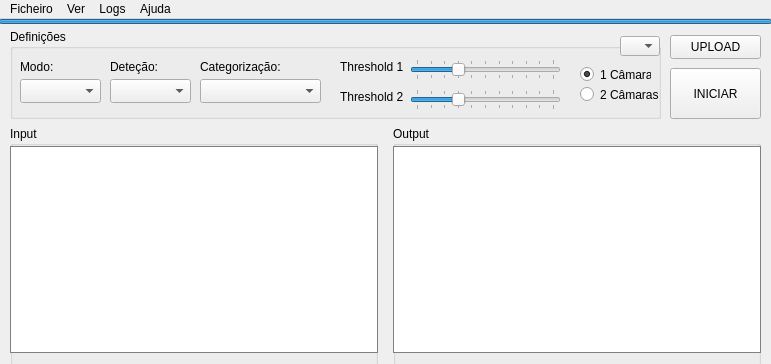
<?xml version="1.0" encoding="UTF-8"?>
<ui version="4.0">
 <class>MainWindow</class>
 <widget class="QMainWindow" name="MainWindow">
  <property name="geometry">
   <rect>
    <x>0</x>
    <y>0</y>
    <width>771</width>
    <height>364</height>
   </rect>
  </property>
  <property name="sizePolicy">
   <sizepolicy hsizetype="Fixed" vsizetype="Fixed">
    <horstretch>0</horstretch>
    <verstretch>0</verstretch>
   </sizepolicy>
  </property>
  <property name="minimumSize">
   <size>
    <width>771</width>
    <height>364</height>
   </size>
  </property>
  <property name="maximumSize">
   <size>
    <width>771</width>
    <height>584</height>
   </size>
  </property>
  <property name="font">
   <font>
    <stylestrategy>PreferDefault</stylestrategy>
   </font>
  </property>
  <property name="windowTitle">
   <string>Categorização de Maçãs</string>
  </property>
  <property name="windowIcon">
   <iconset>
    <normaloff>apple.ico</normaloff>apple.ico</iconset>
  </property>
  <widget class="QWidget" name="centralwidget">
   <property name="sizePolicy">
    <sizepolicy hsizetype="Fixed" vsizetype="Fixed">
     <horstretch>0</horstretch>
     <verstretch>0</verstretch>
    </sizepolicy>
   </property>
   <widget class="QGroupBox" name="settingsgroup">
    <property name="geometry">
     <rect>
      <x>10</x>
      <y>10</y>
      <width>651</width>
      <height>90</height>
     </rect>
    </property>
    <property name="locale">
     <locale language="Portuguese" country="Portugal"/>
    </property>
    <property name="title">
     <string>Definições</string>
    </property>
    <widget class="QRadioButton" name="cam1_RADIOBT">
     <property name="geometry">
      <rect>
       <x>570</x>
       <y>35</y>
       <width>71</width>
       <height>21</height>
      </rect>
     </property>
     <property name="text">
      <string>1 Câmara</string>
     </property>
     <property name="checked">
      <bool>true</bool>
     </property>
    </widget>
    <widget class="QRadioButton" name="cam2_RADIOBT">
     <property name="geometry">
      <rect>
       <x>570</x>
       <y>55</y>
       <width>81</width>
       <height>21</height>
      </rect>
     </property>
     <property name="text">
      <string>2 Câmaras</string>
     </property>
    </widget>
    <widget class="QComboBox" name="mode_COMBOBOX">
     <property name="geometry">
      <rect>
       <x>10</x>
       <y>50</y>
       <width>81</width>
       <height>24</height>
      </rect>
     </property>
     <property name="currentText">
      <string>OpenCV</string>
     </property>
     <property name="placeholderText" stdset="0">
      <string>OpenCV</string>
     </property>
     <item>
      <property name="text">
       <string>OpenCV</string>
      </property>
     </item>
    </widget>
    <widget class="QSlider" name="threashold1_SLIDER">
     <property name="geometry">
      <rect>
       <x>400</x>
       <y>30</y>
       <width>151</width>
       <height>21</height>
      </rect>
     </property>
     <property name="maximum">
      <number>100</number>
     </property>
     <property name="value">
      <number>30</number>
     </property>
     <property name="orientation">
      <enum>Qt::Horizontal</enum>
     </property>
     <property name="invertedAppearance">
      <bool>false</bool>
     </property>
     <property name="invertedControls">
      <bool>false</bool>
     </property>
     <property name="tickPosition">
      <enum>QSlider::TicksBothSides</enum>
     </property>
     <property name="tickInterval">
      <number>10</number>
     </property>
    </widget>
    <widget class="QSlider" name="threashold2_SLIDER">
     <property name="geometry">
      <rect>
       <x>400</x>
       <y>60</y>
       <width>151</width>
       <height>21</height>
      </rect>
     </property>
     <property name="mouseTracking">
      <bool>false</bool>
     </property>
     <property name="focusPolicy">
      <enum>Qt::StrongFocus</enum>
     </property>
     <property name="acceptDrops">
      <bool>false</bool>
     </property>
     <property name="autoFillBackground">
      <bool>false</bool>
     </property>
     <property name="maximum">
      <number>100</number>
     </property>
     <property name="value">
      <number>30</number>
     </property>
     <property name="sliderPosition">
      <number>30</number>
     </property>
     <property name="tracking">
      <bool>true</bool>
     </property>
     <property name="orientation">
      <enum>Qt::Horizontal</enum>
     </property>
     <property name="tickPosition">
      <enum>QSlider::TicksBothSides</enum>
     </property>
     <property name="tickInterval">
      <number>10</number>
     </property>
    </widget>
    <widget class="QLabel" name="thlb1">
     <property name="geometry">
      <rect>
       <x>330</x>
       <y>30</y>
       <width>71</width>
       <height>16</height>
      </rect>
     </property>
     <property name="layoutDirection">
      <enum>Qt::LeftToRight</enum>
     </property>
     <property name="text">
      <string>Threshold 1</string>
     </property>
    </widget>
    <widget class="QLabel" name="thlb2">
     <property name="geometry">
      <rect>
       <x>330</x>
       <y>60</y>
       <width>71</width>
       <height>16</height>
      </rect>
     </property>
     <property name="text">
      <string>Threshold 2</string>
     </property>
    </widget>
    <widget class="QComboBox" name="detectionmode_COMBOBOX">
     <property name="geometry">
      <rect>
       <x>100</x>
       <y>50</y>
       <width>81</width>
       <height>24</height>
      </rect>
     </property>
     <property name="currentText">
      <string>YOLO_V4</string>
     </property>
     <property name="placeholderText" stdset="0">
      <string>YOLO_V4</string>
     </property>
     <item>
      <property name="text">
       <string>YOLO_V4</string>
      </property>
     </item>
     <item>
      <property name="text">
       <string>YOLO_V4 TINY</string>
      </property>
     </item>
     <item>
      <property name="text">
       <string>CIRCLES</string>
      </property>
     </item>
    </widget>
    <widget class="QLabel" name="modoslb">
     <property name="geometry">
      <rect>
       <x>10</x>
       <y>30</y>
       <width>49</width>
       <height>16</height>
      </rect>
     </property>
     <property name="text">
      <string>Modo:</string>
     </property>
    </widget>
    <widget class="QLabel" name="modoslb_2">
     <property name="geometry">
      <rect>
       <x>100</x>
       <y>30</y>
       <width>51</width>
       <height>16</height>
      </rect>
     </property>
     <property name="text">
      <string>Deteção:</string>
     </property>
    </widget>
    <widget class="QComboBox" name="detectionmode_COMBOBOX_2">
     <property name="geometry">
      <rect>
       <x>610</x>
       <y>7</y>
       <width>40</width>
       <height>20</height>
      </rect>
     </property>
     <property name="currentText">
      <string>V1</string>
     </property>
     <property name="placeholderText" stdset="0">
      <string>V1</string>
     </property>
     <item>
      <property name="text">
       <string>V1</string>
      </property>
     </item>
    </widget>
    <widget class="QLabel" name="modoslb_3">
     <property name="geometry">
      <rect>
       <x>190</x>
       <y>30</y>
       <width>91</width>
       <height>16</height>
      </rect>
     </property>
     <property name="text">
      <string>Categorização:</string>
     </property>
    </widget>
    <widget class="QComboBox" name="categorizationmode_COMBOBOX">
     <property name="geometry">
      <rect>
       <x>190</x>
       <y>50</y>
       <width>121</width>
       <height>24</height>
      </rect>
     </property>
     <property name="currentText">
      <string>Tensorflow - Keras</string>
     </property>
     <property name="placeholderText" stdset="0">
      <string>Tensorflow-Keras</string>
     </property>
     <item>
      <property name="text">
       <string>Tensorflow - Keras</string>
      </property>
     </item>
    </widget>
   </widget>
   <widget class="QPushButton" name="start_BT">
    <property name="geometry">
     <rect>
      <x>670</x>
      <y>49</y>
      <width>91</width>
      <height>51</height>
     </rect>
    </property>
    <property name="text">
     <string>INICIAR</string>
    </property>
   </widget>
   <widget class="QPushButton" name="upload_BT">
    <property name="geometry">
     <rect>
      <x>670</x>
      <y>16</y>
      <width>91</width>
      <height>24</height>
     </rect>
    </property>
    <property name="text">
     <string>UPLOAD</string>
    </property>
   </widget>
   <widget class="QStackedWidget" name="stackedWidget">
    <property name="geometry">
     <rect>
      <x>10</x>
      <y>110</y>
      <width>753</width>
      <height>455</height>
     </rect>
    </property>
    <property name="layoutDirection">
     <enum>Qt::LeftToRight</enum>
    </property>
    <property name="autoFillBackground">
     <bool>false</bool>
    </property>
    <property name="styleSheet">
     <string notr="true"/>
    </property>
    <property name="currentIndex">
     <number>0</number>
    </property>
    <widget class="QWidget" name="small_view">
     <widget class="QGroupBox" name="input_groupbox">
      <property name="geometry">
       <rect>
        <x>0</x>
        <y>-3</y>
        <width>368</width>
        <height>448</height>
       </rect>
      </property>
      <property name="title">
       <string>Input</string>
      </property>
      <widget class="QLabel" name="inputframe_1">
       <property name="geometry">
        <rect>
         <x>0</x>
         <y>20</y>
         <width>368</width>
         <height>207</height>
        </rect>
       </property>
       <property name="styleSheet">
        <string notr="true">background-color: rgb(255, 255, 255);
border: 1px solid grey;</string>
       </property>
       <property name="text">
        <string/>
       </property>
      </widget>
      <widget class="QLabel" name="inputframe_2">
       <property name="geometry">
        <rect>
         <x>0</x>
         <y>240</y>
         <width>368</width>
         <height>207</height>
        </rect>
       </property>
       <property name="styleSheet">
        <string notr="true">background-color: rgb(255, 255, 255);
border: 1px solid grey;</string>
       </property>
       <property name="text">
        <string/>
       </property>
      </widget>
     </widget>
     <widget class="QGroupBox" name="output_groupbox">
      <property name="geometry">
       <rect>
        <x>383</x>
        <y>-3</y>
        <width>368</width>
        <height>448</height>
       </rect>
      </property>
      <property name="title">
       <string>Output</string>
      </property>
      <widget class="QLabel" name="outputframe_1">
       <property name="geometry">
        <rect>
         <x>0</x>
         <y>20</y>
         <width>368</width>
         <height>207</height>
        </rect>
       </property>
       <property name="styleSheet">
        <string notr="true">background-color: rgb(255, 255, 255);
border: 1px solid grey;</string>
       </property>
       <property name="text">
        <string/>
       </property>
      </widget>
      <widget class="QLabel" name="outputframe_2">
       <property name="geometry">
        <rect>
         <x>0</x>
         <y>240</y>
         <width>368</width>
         <height>207</height>
        </rect>
       </property>
       <property name="styleSheet">
        <string notr="true">background-color: rgb(255, 255, 255);
border: 1px solid grey;</string>
       </property>
       <property name="text">
        <string/>
       </property>
      </widget>
     </widget>
     <zorder>output_groupbox</zorder>
     <zorder>input_groupbox</zorder>
    </widget>
    <widget class="QWidget" name="big_view">
     <widget class="QTabWidget" name="big_view_tabwidget">
      <property name="geometry">
       <rect>
        <x>0</x>
        <y>0</y>
        <width>752</width>
        <height>444</height>
       </rect>
      </property>
      <property name="styleSheet">
       <string notr="true">border-right-color: rgba(255, 255, 255, 0);
border-bottom-color: rgba(255, 255, 255, 0);</string>
      </property>
      <property name="currentIndex">
       <number>0</number>
      </property>
      <widget class="QWidget" name="input1_tab">
       <attribute name="title">
        <string>Input1</string>
       </attribute>
       <widget class="QLabel" name="inputframe_3">
        <property name="geometry">
         <rect>
          <x>-1</x>
          <y>-1</y>
          <width>752</width>
          <height>423</height>
         </rect>
        </property>
        <property name="styleSheet">
         <string notr="true">background-color: rgb(255, 255, 255);
border: 1px solid grey;</string>
        </property>
        <property name="text">
         <string/>
        </property>
       </widget>
      </widget>
      <widget class="QWidget" name="output1_tab">
       <attribute name="title">
        <string>Ouput1</string>
       </attribute>
       <widget class="QLabel" name="outputframe_3">
        <property name="geometry">
         <rect>
          <x>-1</x>
          <y>-1</y>
          <width>752</width>
          <height>423</height>
         </rect>
        </property>
        <property name="styleSheet">
         <string notr="true">background-color: rgb(255, 255, 255);
border: 1px solid grey;</string>
        </property>
        <property name="text">
         <string/>
        </property>
       </widget>
      </widget>
      <widget class="QWidget" name="input2_tab">
       <attribute name="title">
        <string>Input2</string>
       </attribute>
       <widget class="QLabel" name="inputframe_4">
        <property name="geometry">
         <rect>
          <x>-1</x>
          <y>-1</y>
          <width>752</width>
          <height>423</height>
         </rect>
        </property>
        <property name="styleSheet">
         <string notr="true">background-color: rgb(255, 255, 255);
border: 1px solid grey;</string>
        </property>
        <property name="text">
         <string/>
        </property>
       </widget>
      </widget>
      <widget class="QWidget" name="output2_tab">
       <attribute name="title">
        <string>Output2</string>
       </attribute>
       <widget class="QLabel" name="outputframe_4">
        <property name="geometry">
         <rect>
          <x>-1</x>
          <y>-1</y>
          <width>752</width>
          <height>423</height>
         </rect>
        </property>
        <property name="styleSheet">
         <string notr="true">background-color: rgb(255, 255, 255);
border: 1px solid grey;</string>
        </property>
        <property name="text">
         <string/>
        </property>
       </widget>
      </widget>
     </widget>
    </widget>
   </widget>
   <widget class="QProgressBar" name="progressBar">
    <property name="geometry">
     <rect>
      <x>-1</x>
      <y>0</y>
      <width>773</width>
      <height>5</height>
     </rect>
    </property>
    <property name="styleSheet">
     <string notr="true"/>
    </property>
    <property name="maximum">
     <number>100</number>
    </property>
    <property name="value">
     <number>100</number>
    </property>
    <property name="textVisible">
     <bool>false</bool>
    </property>
   </widget>
   <zorder>stackedWidget</zorder>
   <zorder>settingsgroup</zorder>
   <zorder>start_BT</zorder>
   <zorder>upload_BT</zorder>
   <zorder>progressBar</zorder>
  </widget>
  <widget class="QMenuBar" name="menubar">
   <property name="geometry">
    <rect>
     <x>0</x>
     <y>0</y>
     <width>771</width>
     <height>21</height>
    </rect>
   </property>
   <widget class="QMenu" name="menuFile">
    <property name="title">
     <string>Ficheiro</string>
    </property>
    <addaction name="actionOpen_Upload"/>
    <addaction name="actionSave_Output_File"/>
   </widget>
   <widget class="QMenu" name="menuLogs">
    <property name="title">
     <string>Logs</string>
    </property>
    <addaction name="action_Logs"/>
    <addaction name="action_exportLogs"/>
   </widget>
   <widget class="QMenu" name="menuHelp">
    <property name="title">
     <string>Ajuda</string>
    </property>
   </widget>
   <widget class="QMenu" name="menuView">
    <property name="title">
     <string>Ver</string>
    </property>
    <addaction name="action_small_view"/>
    <addaction name="action_big_view"/>
   </widget>
   <addaction name="menuFile"/>
   <addaction name="menuView"/>
   <addaction name="menuLogs"/>
   <addaction name="menuHelp"/>
  </widget>
  <action name="actionOpen_Upload">
   <property name="icon">
    <iconset>
     <normaloff>icons/62917openfilefolder_109270.ico</normaloff>icons/62917openfilefolder_109270.ico</iconset>
   </property>
   <property name="text">
    <string>Abrir Arquivo (Ctrl+A)</string>
   </property>
  </action>
  <action name="actionSave_Output_File">
   <property name="icon">
    <iconset>
     <normaloff>icons/ic_save_128_28731.ico</normaloff>icons/ic_save_128_28731.ico</iconset>
   </property>
   <property name="text">
    <string>Guardar (Ctrl+G)</string>
   </property>
  </action>
  <action name="action_small_view">
   <property name="icon">
    <iconset>
     <normaloff>icons/zoomout_zoom_search_find_1530.ico</normaloff>icons/zoomout_zoom_search_find_1530.ico</iconset>
   </property>
   <property name="text">
    <string>Vista Pequena (Ctrl+Esquerda)</string>
   </property>
  </action>
  <action name="action_big_view">
   <property name="icon">
    <iconset>
     <normaloff>icons/zoomin_zoom_search_find_1531.ico</normaloff>icons/zoomin_zoom_search_find_1531.ico</iconset>
   </property>
   <property name="text">
    <string>Vista Grande (Ctrl+Direita)</string>
   </property>
  </action>
  <action name="action_Logs">
   <property name="icon">
    <iconset>
     <normaloff>icons/documentediting_editdocuments_text_documentedi_2820.ico</normaloff>icons/documentediting_editdocuments_text_documentedi_2820.ico</iconset>
   </property>
   <property name="text">
    <string>Abrir Ficheiro de Logs (Ctrl+L)</string>
   </property>
  </action>
  <action name="action_exportLogs">
   <property name="icon">
    <iconset>
     <normaloff>icons/File_Explorer_23583.ico</normaloff>icons/File_Explorer_23583.ico</iconset>
   </property>
   <property name="text">
    <string>Exportar Logs (Ctrl+Shift+L)</string>
   </property>
  </action>
 </widget>
 <resources/>
 <connections/>
</ui>
